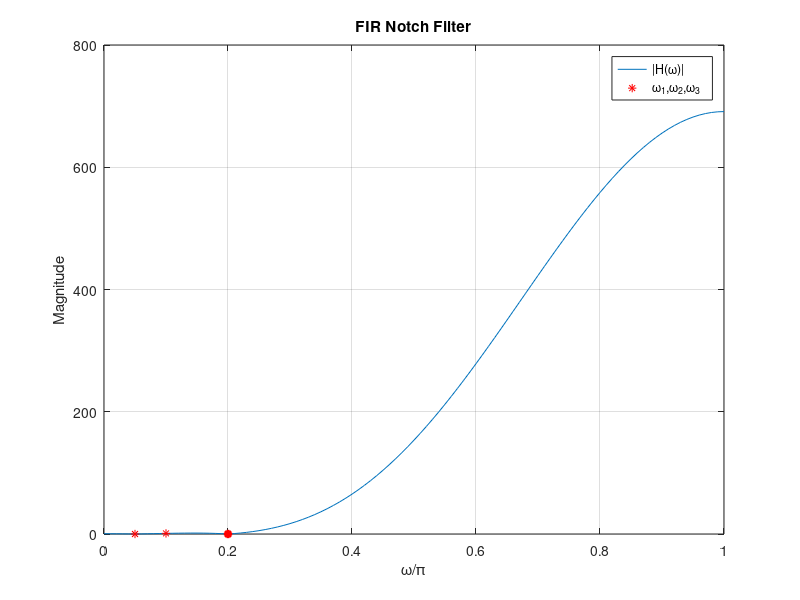
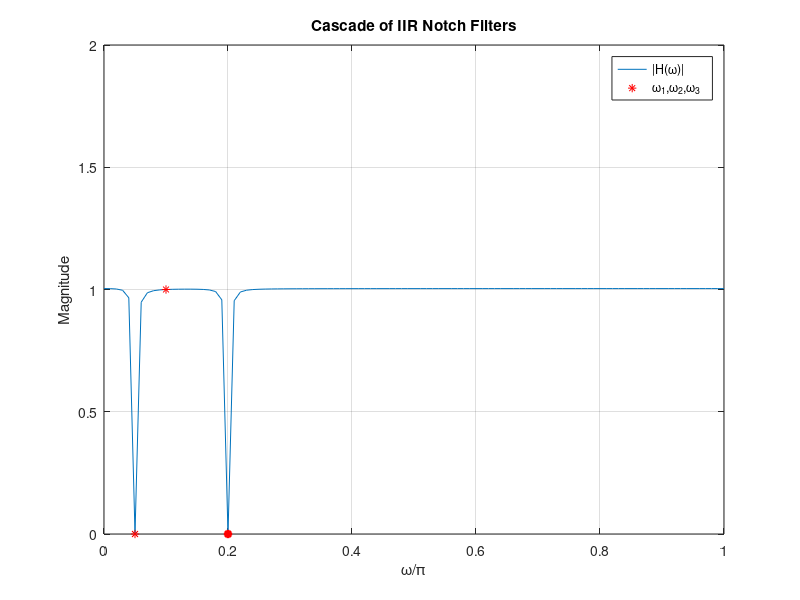
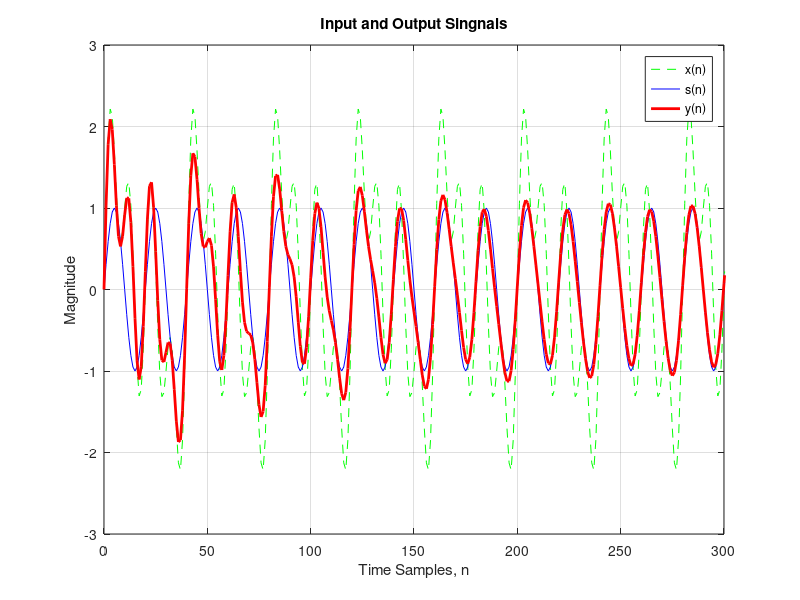
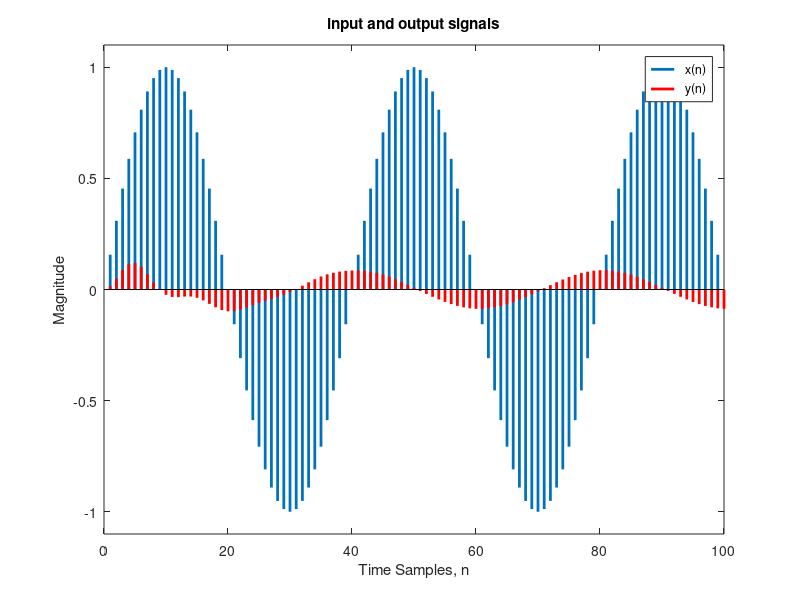

Write MATLAB code to recreate these figures, in order.
%% Part 1
%% 1(a)

n=0:1:100;
w1=0.05*pi;
w2=0.1*pi;
w3=0.2*pi;
y=[0; 1; 0];                            % output's coefficients
%matrix of coefficients of B
B=[2*cos(2*w1), 2*cos(w1), 1; 2*cos(2*w2), 2*cos(w2), 1; 2*cos(2*w3), 2*cos(w3), 1];
b = inv(B)*y;                           % matrix property: solution = invert(B)*y
fprintf('b1 = %f\nb2 = %f\nb3 = %f\n',b(1),b(2),b(3));

%% 1(b)

w = [0:0.01*pi:0.25*pi];
% H(w)=exp(-2jw)*B(w)=exp(-2jw)*[2b(1)cos(2w)+2b(2)cos(2)+b(3)]
H = (exp(-2*i*w)).*(2*b(1)*cos(2*w)+2*b(2)*cos(w)+b(3));
% plot abs(H) vs w/pi to get the x-axis corresponding to w/pi
plot(w/pi,abs(H),0.05,0,'r*',0.1,1,'r*',0.2,0,'r*','LineWidth',2)
title('FIR Notch Filter');
xlabel('\omega/pi');
ylabel('magnitude');
legend('|H(\omega)|','\omega_1,\omega_2,\omega_3');
axis([0 0.25 0 4]);
grid on

%% 1(c)

n=0:1:100;
w1=0.05*pi;
w2=0.1*pi;
w3=0.2*pi;
s = @(n) sin(w2*n);                     % input: s(n)=sin(w2n)
v = @(n) sin(w1*n)+sin(w3*n);           % noise: v(v)=sin(w1n)+sin(w3n)
x = @(n) s(n)+v(n);                     % x(n)=s(n)+v(n)
h = [b(1), b(2), b(3), b(2), b(1)];     % h=[b1,b2,b3,b2,b1]
y = @(n) filter(h, 1, x(n));            % output of the filter y(n)
plot(n,x(n),'g--', n,s(n),'b', n,y(n),'r','LineWidth',2)
title('Input and Output Signals');
xlabel('Time Samples, n');
ylabel('Magnitude');
legend('x(n)','s(n)','y(n)');
axis([0 100 -3 3]);
grid on

s2 = @(n) abs(sin(w2*(n-2)).*(n>=2));        % delayed input s(n-2)
y_v = @(n) filter(h, 1, v(n));          % noise output y_v(n)
fprintf('\n n\t   s(n)\t\t  s(n-2)\t   y(n)\t\t   v(n)\t\t  y_v(n)\n');
fprintf('-------------------------------------------------------------\n');
fprintf(' %d\t%8.4f\t%8.4f\t%8.4f\t%8.4f\t%8.4f\t\n',[(0:9)' s((0:9)') s2((0:9)') y((0:9)') v((0:9)') y_v((0:9)')]');


%% 1(d)

% Plot of FIR Notch Filter
w = [0:0.01*pi:pi];
H = (exp(-2*i*w)).*(2*b(1)*cos(2*w)+2*b(2)*cos(w)+b(3));
plot(w/pi,abs(H),0.05,0,'r*',0.1,1,'r*',0.2,0,'r*','LineWidth',2)
title('FIR Notch Filter');
xlabel('\omega/\pi');
ylabel('Magnitude');
legend('|H(\omega)|','\omega_1,\omega_2,\omega_3');
axis([0 1 0 800]);
grid on

% Plot of Cascade of IIR Notch Filters
figure
b = [0.984011, -3.535954, 5.113142, -3.535954, 0.984011];   % numerator coefficients
a = [1, -3.557832, 5.093644, -3.487380, 0.960788];          % denominator coefficients
Hmag = abs(freqz(b,a,w));
plot(w/pi,Hmag,0.05,0,'r*',0.1,1,'r*',0.2,0,'r*','LineWidth',2)
title('Cascade of IIR Notch Filters');
xlabel('\omega/\pi');
ylabel('Magnitude');
legend('|H(\omega)|','\omega_1,\omega_2,\omega_3');
axis([0 1 0 2]);
grid on

% Plot of Input and Output
figure
n = 0:600;
w1 = 0.05*pi;
w2 = 0.1*pi;
w3 = 0.2*pi;
s = sin(w2*n);
v = sin(w1*n)+sin(w3*n);
x = s+v;
y = filter(b, a, x);
plot(n,x,'g--', n,s,'b', n,y,'r','LineWidth',2)
title('Input and Output Singnals');
xlabel('Time Samples, n') ;
ylabel('Magnitude');
legend('x(n)','s(n)','y(n)');
axis([0 300 -3 3]);
grid on

% Plot of Filtered Interference
figure
h = impz(b, a, 601);
y_v = filter(h, 1, v);                                      % output of noise
plot(n,v,'g--', n,y_v,'r','LineWidth',2)
title('Filtered Interference');
xlabel('samples, n');
ylabel('Magnitude');
legend('v(n)','y_v(n)');
axis([0 600 -3 3]);

n40 = log(0.01)/log(max(abs(roots(a))))                     % 40-dB constant of filter

%% Part 2
%% 2(a)

w0 = 0.2*pi;
B = 0.1;
w1 = 0.05*pi;                                       % w1=0.05pi
w = linspace(0,pi,1001);
% Frequency reponse H(w)
H = @(w) (j*B.*sin(w))./(cos(w)-cos(w0)+j*B.*sin(w));
% Left 3-dB frequency
w_left = (cos(w0)+B*sqrt(B^2+(sin(w0)).^2))./(1+B^2);
% Right 3-dB frequency
w_right = (cos(w0)-B*sqrt(B^2+(sin(w0)).^2))./(1+B^2);
left = acos(w_left);
right = acos(w_right);
peak = abs(H(w0));              % peak at w0
side = abs(H(w1));              % side at w1
plot(w/pi,abs(H(w)), w0/pi,peak,'ro', w1/pi,side,'rs', [left/pi,right/pi],abs([H(left) H(right)]),'r-*','LineWidth',2,'MarkerSize',10)
title('Peak Filter, \omega_1=0.05\pi');
xlabel('\omega/\pi');
ylabel('Magnitude');
legend('|H(\omega)|','peak','side','3-dB width');
axis([0,1,0,1.1]);
grid on

%% 2(b)

w0 = 0.2*pi;
w1 = 0.05*pi;
% Phase Delay
td = @(w) -(1./w).*atan((cos(w)-cos(w0))./(B*sin(w)));
peak = abs(td(w0));              % peak at w0
side = (td(w1));                 % side at w1
plot(w/pi,td(w), w0/pi,peak,'ro', w1/pi,side,'rs','LineWidth',2,'MarkerSize',10)
title('Phase Delay, \tau(\omega)=-arg(H(\omega))/\omega');
xlabel('w/pi');
ylabel('\tau(\omega)');
legend('\tau(\omega)','peak','side');
axis([0 1 -12 4]);
grid on

%% 2(c)

w0 = 0.2*pi;
B = 0.1;
w1 = 0.05*pi;
a = [1, -(2*cos(w0))/(1+B), (1-B)/(1+B)];           % denominator coefficients
b = B/(1+B)*[1, 0, -1];                             % numerator coefficients
n = [0:1:100];
x = sin(w1*n);                                      % x[n]=sin(w1n)
y = filter(b,a,x);                                  % output of the peaking filter
stem(n,x,'marker','none','LineWidth',2)             % discrete plot of x[n]
hold on
stem(n,y,'r','marker','none','LineWidth',2)         % discrete plot of y[n]
title('input and output signals');
xlabel('Time Samples, n');
ylabel('Magnitude');
legend('x(n)','y(n)');
axis([0 100 -1.1 1.1]);

figure
plot(n,x,n,y,'r','LineWidth',2)                     % continuous plot of x[n], y[n]
title('Input and Output Signals');
xlabel('Time Samples, n');
ylabel('Magnitude');
legend('x(n)','y(n)')
axis([0 100 -1.1 1.1]);
grid on

%% 2(d)

%(a)
w0 = 0.2*pi;
B = 0.1;
w1 = 0.3*pi;                                        % w1=0.3pi
w = linspace(0,pi,1001);
% Frequency reponse H(w)
H = @(w) (j*B.*sin(w))./(cos(w)-cos(w0)+j*B.*sin(w));
% Left 3-dB frequency
w_left = (cos(w0)+B*sqrt(B^2+(sin(w0)).^2))./(1+B^2);
% Right 3-dB frequency
w_right = (cos(w0)-B*sqrt(B^2+(sin(w0)).^2))./(1+B^2);
left = acos(w_left);
right = acos(w_right);
peak = abs(H(w0));              % peak at w0
side = abs(H(w1));              % side at w1
plot(w/pi,abs(H(w)), w0/pi,peak,'ro', w1/pi,side,'rs', [left/pi,right/pi],abs([H(left) H(right)]),'r-*','LineWidth',2,'MarkerSize',10)
title('Peak Filter, \omega_1=0.3\pi');
xlabel('\omega/\pi');
ylabel('Magnitude');
legend('|H(\omega)|','peak','side','3-dB width');
axis([0,1,0,1.1]);
grid on

%(b)
figure
% Phase Delay
td = @(w) -(1./w).*atan((cos(w)-cos(w0))./(B*sin(w)));
peak = abs(td(w0));              % peak at w0
side = (td(w1));                 % side at w1
plot(w/pi,td(w), w0/pi,peak,'ro', w1/pi,side,'rs','LineWidth',2,'MarkerSize',10)
title('Phase Delay, \tau(\omega)=-arg(H(\omega))/\omega');
xlabel('w/pi');
ylabel('\tau(\omega)');
legend('\tau(\omega)','peak','side');
axis([0 1 -12 4]);
grid on

%(c)
figure
a = [1, -(2*cos(w0))/(1+B), (1-B)/(1+B)];           % denominator coefficients
b = B/(1+B)*[1, 0, -1];                             % numerator coefficients
n = [0:1:100];
x = sin(w1*n);                                      % x[n]=sin(w1n)
y = filter(b,a,x);                                  % output of the peaking filter
stem(n,x,'marker','none','LineWidth',2)             % discrete plot of x[n]
hold on
stem(n,y,'r','marker','none','LineWidth',2)         % discrete plot of y[n]
title('input and output signals');
xlabel('Time Samples, n');
ylabel('Magnitude');
legend('x(n)','y(n)');
axis([0 100 -1.1 1.1]);

figure
plot(n,x,n,y,'r','LineWidth',2)                     % continuous plot of x[n], y[n]
title('Input and Output Signals');
xlabel('Time Samples, n');
ylabel('Magnitude');
legend('x(n)','y(n)');
axis([0 100 -1.1 1.1]);
grid on

%% Part 3
%% 3(a)
fs = 5;                                     % sampling frequency 5Hz
T = 1/fs;                                   % sampling period
n = [0:10]*T;
t = [0:0.01:2];
% Original input x(t)
x = @(t) cos(2.*pi*t)+cos(8.*pi*t)+cos(12.*pi*t);
% Sampled version of input
x_a = 3*cos(2*pi*t);
plot(t,x(t),'r--', t,x_a,'b', n, x(n), 'ko','LineWidth',2,'MarkerSize',8)
title('f_s=5 kHz');
xlabel('t (msec)');
ylabel('x(t), x_a(t)');
legend('original','aliased','samples');
axis([0 2 -4 4]);
grid on

%% 3(b)
fs = 10;                                    % sampling frequency 10Hz
T = 1/fs;                                   % sampling period
n = [0:20]*T;
t = [0:0.01:2];
% Original input x(t)
x = @(t) cos(2.*pi*t)+cos(8.*pi*t)+cos(12.*pi*t);
% Sampled version of input
x_a = cos(2*pi*t)+2*cos(8*pi*t);
plot(t,x(t),'r--', t,x_a,'b', n, x(n), 'ko','LineWidth',2,'MarkerSize',8)
title('f_s=10 kHz');
xlabel('t (msec)');
ylabel('x(t), x_a(t)');
legend('original','aliased','samples');
axis([0 2 -4 4]);
grid on
